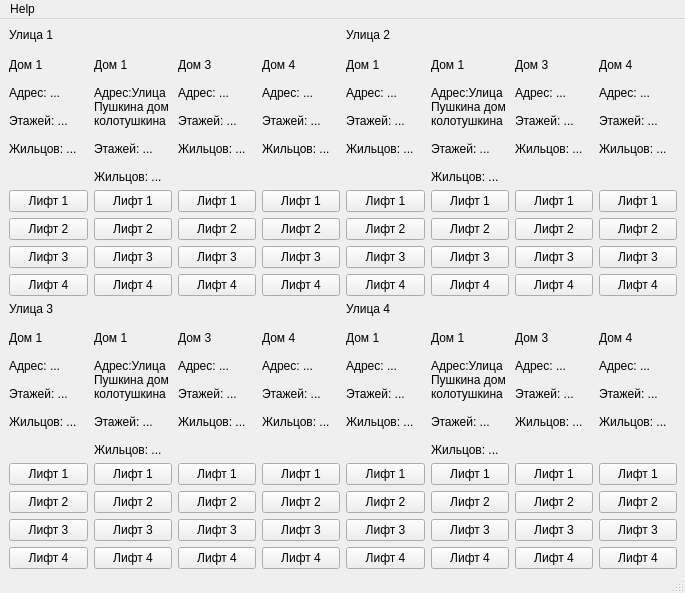
<?xml version="1.0" encoding="UTF-8"?>
<ui version="4.0">
 <class>MainWindow</class>
 <widget class="QMainWindow" name="MainWindow">
  <property name="geometry">
   <rect>
    <x>0</x>
    <y>0</y>
    <width>685</width>
    <height>593</height>
   </rect>
  </property>
  <property name="windowTitle">
   <string>MainWindow</string>
  </property>
  <widget class="QWidget" name="centralwidget">
   <widget class="QWidget" name="gridLayoutWidget">
    <property name="geometry">
     <rect>
      <x>9</x>
      <y>9</y>
      <width>668</width>
      <height>541</height>
     </rect>
    </property>
    <layout class="QGridLayout" name="gridLayout" rowstretch="1,1">
     <item row="0" column="0">
      <layout class="QVBoxLayout" name="streetLayout1" stretch="1,10">
       <item alignment="Qt::AlignTop">
        <widget class="QLabel" name="st1_lbl">
         <property name="text">
          <string>Улица 1</string>
         </property>
        </widget>
       </item>
       <item>
        <layout class="QHBoxLayout" name="homesLayout1" stretch="1,1,1,1">
         <item>
          <layout class="QVBoxLayout" name="st1_home1Layout">
           <item alignment="Qt::AlignTop">
            <widget class="QLabel" name="st1_home1_lbl">
             <property name="sizePolicy">
              <sizepolicy hsizetype="Maximum" vsizetype="Preferred">
               <horstretch>0</horstretch>
               <verstretch>0</verstretch>
              </sizepolicy>
             </property>
             <property name="text">
              <string>Дом 1

Адрес: ...

Этажей: ...

Жильцов: ...</string>
             </property>
             <property name="wordWrap">
              <bool>true</bool>
             </property>
            </widget>
           </item>
           <item>
            <widget class="QPushButton" name="st1_home1_lift1">
             <property name="text">
              <string>Лифт 1</string>
             </property>
            </widget>
           </item>
           <item>
            <widget class="QPushButton" name="st1_home1_lift2">
             <property name="text">
              <string>Лифт 2</string>
             </property>
            </widget>
           </item>
           <item>
            <widget class="QPushButton" name="st1_home1_lift3">
             <property name="text">
              <string>Лифт 3</string>
             </property>
            </widget>
           </item>
           <item>
            <widget class="QPushButton" name="st1_home1_lift4">
             <property name="text">
              <string>Лифт 4</string>
             </property>
            </widget>
           </item>
          </layout>
         </item>
         <item>
          <layout class="QVBoxLayout" name="st1_home2Layout">
           <item alignment="Qt::AlignTop">
            <widget class="QLabel" name="st1_home2_lbl">
             <property name="sizePolicy">
              <sizepolicy hsizetype="Maximum" vsizetype="Preferred">
               <horstretch>0</horstretch>
               <verstretch>0</verstretch>
              </sizepolicy>
             </property>
             <property name="minimumSize">
              <size>
               <width>0</width>
               <height>0</height>
              </size>
             </property>
             <property name="text">
              <string>Дом 1

Адрес:Улица Пушкина дом колотушкина

Этажей: ...

Жильцов: ...</string>
             </property>
             <property name="textFormat">
              <enum>Qt::AutoText</enum>
             </property>
             <property name="scaledContents">
              <bool>false</bool>
             </property>
             <property name="wordWrap">
              <bool>true</bool>
             </property>
            </widget>
           </item>
           <item>
            <widget class="QPushButton" name="st1_home2_lift1">
             <property name="text">
              <string>Лифт 1</string>
             </property>
            </widget>
           </item>
           <item>
            <widget class="QPushButton" name="st1_home2_lift2">
             <property name="text">
              <string>Лифт 2</string>
             </property>
            </widget>
           </item>
           <item>
            <widget class="QPushButton" name="st1_home2_lift3">
             <property name="text">
              <string>Лифт 3</string>
             </property>
            </widget>
           </item>
           <item>
            <widget class="QPushButton" name="st1_home2_lift4">
             <property name="text">
              <string>Лифт 4</string>
             </property>
            </widget>
           </item>
          </layout>
         </item>
         <item>
          <layout class="QVBoxLayout" name="st1_home3Layout">
           <item alignment="Qt::AlignTop">
            <widget class="QLabel" name="st1_home3_lbl">
             <property name="sizePolicy">
              <sizepolicy hsizetype="Maximum" vsizetype="Preferred">
               <horstretch>0</horstretch>
               <verstretch>0</verstretch>
              </sizepolicy>
             </property>
             <property name="text">
              <string>Дом 3

Адрес: ...

Этажей: ...

Жильцов: ...</string>
             </property>
            </widget>
           </item>
           <item>
            <widget class="QPushButton" name="st1_home3_lift1">
             <property name="text">
              <string>Лифт 1</string>
             </property>
            </widget>
           </item>
           <item>
            <widget class="QPushButton" name="st1_home3_lift2">
             <property name="text">
              <string>Лифт 2</string>
             </property>
            </widget>
           </item>
           <item>
            <widget class="QPushButton" name="st1_home3_lift3">
             <property name="text">
              <string>Лифт 3</string>
             </property>
            </widget>
           </item>
           <item>
            <widget class="QPushButton" name="st1_home3_lift4">
             <property name="text">
              <string>Лифт 4</string>
             </property>
            </widget>
           </item>
          </layout>
         </item>
         <item>
          <layout class="QVBoxLayout" name="st1_home4Layout">
           <item alignment="Qt::AlignTop">
            <widget class="QLabel" name="st1_home4_lbl">
             <property name="sizePolicy">
              <sizepolicy hsizetype="Maximum" vsizetype="Preferred">
               <horstretch>0</horstretch>
               <verstretch>0</verstretch>
              </sizepolicy>
             </property>
             <property name="text">
              <string>Дом 4

Адрес: ...

Этажей: ...

Жильцов: ...</string>
             </property>
            </widget>
           </item>
           <item>
            <widget class="QPushButton" name="st1_home4_lift1">
             <property name="text">
              <string>Лифт 1</string>
             </property>
            </widget>
           </item>
           <item>
            <widget class="QPushButton" name="st1_home4_lift2">
             <property name="text">
              <string>Лифт 2</string>
             </property>
            </widget>
           </item>
           <item>
            <widget class="QPushButton" name="st1_home4_lift3">
             <property name="text">
              <string>Лифт 3</string>
             </property>
            </widget>
           </item>
           <item>
            <widget class="QPushButton" name="st1_home4_lift4">
             <property name="text">
              <string>Лифт 4</string>
             </property>
            </widget>
           </item>
          </layout>
         </item>
        </layout>
       </item>
      </layout>
     </item>
     <item row="0" column="1">
      <layout class="QVBoxLayout" name="streetLayout1_6" stretch="1,10">
       <item alignment="Qt::AlignTop">
        <widget class="QLabel" name="st1_lbl_4">
         <property name="text">
          <string>Улица 2</string>
         </property>
        </widget>
       </item>
       <item>
        <layout class="QHBoxLayout" name="homesLayout1_6" stretch="1,1,1,1">
         <item>
          <layout class="QVBoxLayout" name="st1_home1Layout_6">
           <item alignment="Qt::AlignTop">
            <widget class="QLabel" name="st1_home1_lbl_7">
             <property name="sizePolicy">
              <sizepolicy hsizetype="Maximum" vsizetype="Preferred">
               <horstretch>0</horstretch>
               <verstretch>0</verstretch>
              </sizepolicy>
             </property>
             <property name="text">
              <string>Дом 1

Адрес: ...

Этажей: ...

Жильцов: ...</string>
             </property>
             <property name="wordWrap">
              <bool>true</bool>
             </property>
            </widget>
           </item>
           <item>
            <widget class="QPushButton" name="st1_home1_lift1_7">
             <property name="text">
              <string>Лифт 1</string>
             </property>
            </widget>
           </item>
           <item>
            <widget class="QPushButton" name="st1_home1_lift2_7">
             <property name="text">
              <string>Лифт 2</string>
             </property>
            </widget>
           </item>
           <item>
            <widget class="QPushButton" name="st1_home1_lift3_7">
             <property name="text">
              <string>Лифт 3</string>
             </property>
            </widget>
           </item>
           <item>
            <widget class="QPushButton" name="st1_home1_lift4_7">
             <property name="text">
              <string>Лифт 4</string>
             </property>
            </widget>
           </item>
          </layout>
         </item>
         <item>
          <layout class="QVBoxLayout" name="st1_home2Layout_6">
           <item alignment="Qt::AlignTop">
            <widget class="QLabel" name="st1_home2_lbl_6">
             <property name="sizePolicy">
              <sizepolicy hsizetype="Maximum" vsizetype="Preferred">
               <horstretch>0</horstretch>
               <verstretch>0</verstretch>
              </sizepolicy>
             </property>
             <property name="minimumSize">
              <size>
               <width>0</width>
               <height>0</height>
              </size>
             </property>
             <property name="text">
              <string>Дом 1

Адрес:Улица Пушкина дом колотушкина

Этажей: ...

Жильцов: ...</string>
             </property>
             <property name="textFormat">
              <enum>Qt::AutoText</enum>
             </property>
             <property name="scaledContents">
              <bool>false</bool>
             </property>
             <property name="wordWrap">
              <bool>true</bool>
             </property>
            </widget>
           </item>
           <item>
            <widget class="QPushButton" name="st1_home2_lift1_6">
             <property name="text">
              <string>Лифт 1</string>
             </property>
            </widget>
           </item>
           <item>
            <widget class="QPushButton" name="st1_home2_lift2_6">
             <property name="text">
              <string>Лифт 2</string>
             </property>
            </widget>
           </item>
           <item>
            <widget class="QPushButton" name="st1_home2_lift3_6">
             <property name="text">
              <string>Лифт 3</string>
             </property>
            </widget>
           </item>
           <item>
            <widget class="QPushButton" name="st1_home2_lift4_6">
             <property name="text">
              <string>Лифт 4</string>
             </property>
            </widget>
           </item>
          </layout>
         </item>
         <item>
          <layout class="QVBoxLayout" name="st1_home3Layout_6">
           <item alignment="Qt::AlignTop">
            <widget class="QLabel" name="st1_home3_lbl_6">
             <property name="sizePolicy">
              <sizepolicy hsizetype="Maximum" vsizetype="Preferred">
               <horstretch>0</horstretch>
               <verstretch>0</verstretch>
              </sizepolicy>
             </property>
             <property name="text">
              <string>Дом 3

Адрес: ...

Этажей: ...

Жильцов: ...</string>
             </property>
            </widget>
           </item>
           <item>
            <widget class="QPushButton" name="st1_home3_lift1_6">
             <property name="text">
              <string>Лифт 1</string>
             </property>
            </widget>
           </item>
           <item>
            <widget class="QPushButton" name="st1_home3_lift2_6">
             <property name="text">
              <string>Лифт 2</string>
             </property>
            </widget>
           </item>
           <item>
            <widget class="QPushButton" name="st1_home3_lift3_6">
             <property name="text">
              <string>Лифт 3</string>
             </property>
            </widget>
           </item>
           <item>
            <widget class="QPushButton" name="st1_home3_lift4_6">
             <property name="text">
              <string>Лифт 4</string>
             </property>
            </widget>
           </item>
          </layout>
         </item>
         <item>
          <layout class="QVBoxLayout" name="st1_home4Layout_6">
           <item alignment="Qt::AlignTop">
            <widget class="QLabel" name="st1_home4_lbl_6">
             <property name="sizePolicy">
              <sizepolicy hsizetype="Maximum" vsizetype="Preferred">
               <horstretch>0</horstretch>
               <verstretch>0</verstretch>
              </sizepolicy>
             </property>
             <property name="text">
              <string>Дом 4

Адрес: ...

Этажей: ...

Жильцов: ...</string>
             </property>
            </widget>
           </item>
           <item>
            <widget class="QPushButton" name="st1_home4_lift1_6">
             <property name="text">
              <string>Лифт 1</string>
             </property>
            </widget>
           </item>
           <item>
            <widget class="QPushButton" name="st1_home4_lift2_6">
             <property name="text">
              <string>Лифт 2</string>
             </property>
            </widget>
           </item>
           <item>
            <widget class="QPushButton" name="st1_home4_lift3_6">
             <property name="text">
              <string>Лифт 3</string>
             </property>
            </widget>
           </item>
           <item>
            <widget class="QPushButton" name="st1_home4_lift4_6">
             <property name="text">
              <string>Лифт 4</string>
             </property>
            </widget>
           </item>
          </layout>
         </item>
        </layout>
       </item>
      </layout>
     </item>
     <item row="1" column="0">
      <layout class="QVBoxLayout" name="streetLayout1_7" stretch="1,10">
       <item alignment="Qt::AlignTop">
        <widget class="QLabel" name="st1_lbl_5">
         <property name="text">
          <string>Улица 3</string>
         </property>
        </widget>
       </item>
       <item>
        <layout class="QHBoxLayout" name="homesLayout1_7" stretch="1,1,1,1">
         <item>
          <layout class="QVBoxLayout" name="st1_home1Layout_7">
           <item alignment="Qt::AlignTop">
            <widget class="QLabel" name="st1_home1_lbl_8">
             <property name="sizePolicy">
              <sizepolicy hsizetype="Maximum" vsizetype="Preferred">
               <horstretch>0</horstretch>
               <verstretch>0</verstretch>
              </sizepolicy>
             </property>
             <property name="text">
              <string>Дом 1

Адрес: ...

Этажей: ...

Жильцов: ...</string>
             </property>
             <property name="wordWrap">
              <bool>true</bool>
             </property>
            </widget>
           </item>
           <item>
            <widget class="QPushButton" name="st1_home1_lift1_8">
             <property name="text">
              <string>Лифт 1</string>
             </property>
            </widget>
           </item>
           <item>
            <widget class="QPushButton" name="st1_home1_lift2_8">
             <property name="text">
              <string>Лифт 2</string>
             </property>
            </widget>
           </item>
           <item>
            <widget class="QPushButton" name="st1_home1_lift3_8">
             <property name="text">
              <string>Лифт 3</string>
             </property>
            </widget>
           </item>
           <item>
            <widget class="QPushButton" name="st1_home1_lift4_8">
             <property name="text">
              <string>Лифт 4</string>
             </property>
            </widget>
           </item>
          </layout>
         </item>
         <item>
          <layout class="QVBoxLayout" name="st1_home2Layout_7">
           <item alignment="Qt::AlignTop">
            <widget class="QLabel" name="st1_home2_lbl_7">
             <property name="sizePolicy">
              <sizepolicy hsizetype="Maximum" vsizetype="Preferred">
               <horstretch>0</horstretch>
               <verstretch>0</verstretch>
              </sizepolicy>
             </property>
             <property name="minimumSize">
              <size>
               <width>0</width>
               <height>0</height>
              </size>
             </property>
             <property name="text">
              <string>Дом 1

Адрес:Улица Пушкина дом колотушкина

Этажей: ...

Жильцов: ...</string>
             </property>
             <property name="textFormat">
              <enum>Qt::AutoText</enum>
             </property>
             <property name="scaledContents">
              <bool>false</bool>
             </property>
             <property name="wordWrap">
              <bool>true</bool>
             </property>
            </widget>
           </item>
           <item>
            <widget class="QPushButton" name="st1_home2_lift1_7">
             <property name="text">
              <string>Лифт 1</string>
             </property>
            </widget>
           </item>
           <item>
            <widget class="QPushButton" name="st1_home2_lift2_7">
             <property name="text">
              <string>Лифт 2</string>
             </property>
            </widget>
           </item>
           <item>
            <widget class="QPushButton" name="st1_home2_lift3_7">
             <property name="text">
              <string>Лифт 3</string>
             </property>
            </widget>
           </item>
           <item>
            <widget class="QPushButton" name="st1_home2_lift4_7">
             <property name="text">
              <string>Лифт 4</string>
             </property>
            </widget>
           </item>
          </layout>
         </item>
         <item>
          <layout class="QVBoxLayout" name="st1_home3Layout_7">
           <item alignment="Qt::AlignTop">
            <widget class="QLabel" name="st1_home3_lbl_7">
             <property name="sizePolicy">
              <sizepolicy hsizetype="Maximum" vsizetype="Preferred">
               <horstretch>0</horstretch>
               <verstretch>0</verstretch>
              </sizepolicy>
             </property>
             <property name="text">
              <string>Дом 3

Адрес: ...

Этажей: ...

Жильцов: ...</string>
             </property>
            </widget>
           </item>
           <item>
            <widget class="QPushButton" name="st1_home3_lift1_7">
             <property name="text">
              <string>Лифт 1</string>
             </property>
            </widget>
           </item>
           <item>
            <widget class="QPushButton" name="st1_home3_lift2_7">
             <property name="text">
              <string>Лифт 2</string>
             </property>
            </widget>
           </item>
           <item>
            <widget class="QPushButton" name="st1_home3_lift3_7">
             <property name="text">
              <string>Лифт 3</string>
             </property>
            </widget>
           </item>
           <item>
            <widget class="QPushButton" name="st1_home3_lift4_7">
             <property name="text">
              <string>Лифт 4</string>
             </property>
            </widget>
           </item>
          </layout>
         </item>
         <item>
          <layout class="QVBoxLayout" name="st1_home4Layout_7">
           <item alignment="Qt::AlignTop">
            <widget class="QLabel" name="st1_home4_lbl_7">
             <property name="sizePolicy">
              <sizepolicy hsizetype="Maximum" vsizetype="Preferred">
               <horstretch>0</horstretch>
               <verstretch>0</verstretch>
              </sizepolicy>
             </property>
             <property name="text">
              <string>Дом 4

Адрес: ...

Этажей: ...

Жильцов: ...</string>
             </property>
            </widget>
           </item>
           <item>
            <widget class="QPushButton" name="st1_home4_lift1_7">
             <property name="text">
              <string>Лифт 1</string>
             </property>
            </widget>
           </item>
           <item>
            <widget class="QPushButton" name="st1_home4_lift2_7">
             <property name="text">
              <string>Лифт 2</string>
             </property>
            </widget>
           </item>
           <item>
            <widget class="QPushButton" name="st1_home4_lift3_7">
             <property name="text">
              <string>Лифт 3</string>
             </property>
            </widget>
           </item>
           <item>
            <widget class="QPushButton" name="st1_home4_lift4_7">
             <property name="text">
              <string>Лифт 4</string>
             </property>
            </widget>
           </item>
          </layout>
         </item>
        </layout>
       </item>
      </layout>
     </item>
     <item row="1" column="1">
      <layout class="QVBoxLayout" name="streetLayout1_8" stretch="1,10">
       <item alignment="Qt::AlignTop">
        <widget class="QLabel" name="st1_lbl_6">
         <property name="text">
          <string>Улица 4</string>
         </property>
        </widget>
       </item>
       <item>
        <layout class="QHBoxLayout" name="homesLayout1_8" stretch="1,1,1,1">
         <item>
          <layout class="QVBoxLayout" name="st1_home1Layout_8">
           <item alignment="Qt::AlignTop">
            <widget class="QLabel" name="st1_home1_lbl_9">
             <property name="sizePolicy">
              <sizepolicy hsizetype="Maximum" vsizetype="Preferred">
               <horstretch>0</horstretch>
               <verstretch>0</verstretch>
              </sizepolicy>
             </property>
             <property name="text">
              <string>Дом 1

Адрес: ...

Этажей: ...

Жильцов: ...</string>
             </property>
             <property name="wordWrap">
              <bool>true</bool>
             </property>
            </widget>
           </item>
           <item>
            <widget class="QPushButton" name="st1_home1_lift1_9">
             <property name="text">
              <string>Лифт 1</string>
             </property>
            </widget>
           </item>
           <item>
            <widget class="QPushButton" name="st1_home1_lift2_9">
             <property name="text">
              <string>Лифт 2</string>
             </property>
            </widget>
           </item>
           <item>
            <widget class="QPushButton" name="st1_home1_lift3_9">
             <property name="text">
              <string>Лифт 3</string>
             </property>
            </widget>
           </item>
           <item>
            <widget class="QPushButton" name="st1_home1_lift4_9">
             <property name="text">
              <string>Лифт 4</string>
             </property>
            </widget>
           </item>
          </layout>
         </item>
         <item>
          <layout class="QVBoxLayout" name="st1_home2Layout_8">
           <item alignment="Qt::AlignTop">
            <widget class="QLabel" name="st1_home2_lbl_8">
             <property name="sizePolicy">
              <sizepolicy hsizetype="Maximum" vsizetype="Preferred">
               <horstretch>0</horstretch>
               <verstretch>0</verstretch>
              </sizepolicy>
             </property>
             <property name="minimumSize">
              <size>
               <width>0</width>
               <height>0</height>
              </size>
             </property>
             <property name="text">
              <string>Дом 1

Адрес:Улица Пушкина дом колотушкина

Этажей: ...

Жильцов: ...</string>
             </property>
             <property name="textFormat">
              <enum>Qt::AutoText</enum>
             </property>
             <property name="scaledContents">
              <bool>false</bool>
             </property>
             <property name="wordWrap">
              <bool>true</bool>
             </property>
            </widget>
           </item>
           <item>
            <widget class="QPushButton" name="st1_home2_lift1_8">
             <property name="text">
              <string>Лифт 1</string>
             </property>
            </widget>
           </item>
           <item>
            <widget class="QPushButton" name="st1_home2_lift2_8">
             <property name="text">
              <string>Лифт 2</string>
             </property>
            </widget>
           </item>
           <item>
            <widget class="QPushButton" name="st1_home2_lift3_8">
             <property name="text">
              <string>Лифт 3</string>
             </property>
            </widget>
           </item>
           <item>
            <widget class="QPushButton" name="st1_home2_lift4_8">
             <property name="text">
              <string>Лифт 4</string>
             </property>
            </widget>
           </item>
          </layout>
         </item>
         <item>
          <layout class="QVBoxLayout" name="st1_home3Layout_8">
           <item alignment="Qt::AlignTop">
            <widget class="QLabel" name="st1_home3_lbl_8">
             <property name="sizePolicy">
              <sizepolicy hsizetype="Maximum" vsizetype="Preferred">
               <horstretch>0</horstretch>
               <verstretch>0</verstretch>
              </sizepolicy>
             </property>
             <property name="text">
              <string>Дом 3

Адрес: ...

Этажей: ...

Жильцов: ...</string>
             </property>
            </widget>
           </item>
           <item>
            <widget class="QPushButton" name="st1_home3_lift1_8">
             <property name="text">
              <string>Лифт 1</string>
             </property>
            </widget>
           </item>
           <item>
            <widget class="QPushButton" name="st1_home3_lift2_8">
             <property name="text">
              <string>Лифт 2</string>
             </property>
            </widget>
           </item>
           <item>
            <widget class="QPushButton" name="st1_home3_lift3_8">
             <property name="text">
              <string>Лифт 3</string>
             </property>
            </widget>
           </item>
           <item>
            <widget class="QPushButton" name="st1_home3_lift4_8">
             <property name="text">
              <string>Лифт 4</string>
             </property>
            </widget>
           </item>
          </layout>
         </item>
         <item>
          <layout class="QVBoxLayout" name="st1_home4Layout_8">
           <item alignment="Qt::AlignTop">
            <widget class="QLabel" name="st1_home4_lbl_8">
             <property name="sizePolicy">
              <sizepolicy hsizetype="Maximum" vsizetype="Preferred">
               <horstretch>0</horstretch>
               <verstretch>0</verstretch>
              </sizepolicy>
             </property>
             <property name="text">
              <string>Дом 4

Адрес: ...

Этажей: ...

Жильцов: ...</string>
             </property>
            </widget>
           </item>
           <item>
            <widget class="QPushButton" name="st1_home4_lift1_8">
             <property name="text">
              <string>Лифт 1</string>
             </property>
            </widget>
           </item>
           <item>
            <widget class="QPushButton" name="st1_home4_lift2_8">
             <property name="text">
              <string>Лифт 2</string>
             </property>
            </widget>
           </item>
           <item>
            <widget class="QPushButton" name="st1_home4_lift3_8">
             <property name="text">
              <string>Лифт 3</string>
             </property>
            </widget>
           </item>
           <item>
            <widget class="QPushButton" name="st1_home4_lift4_8">
             <property name="text">
              <string>Лифт 4</string>
             </property>
            </widget>
           </item>
          </layout>
         </item>
        </layout>
       </item>
      </layout>
     </item>
    </layout>
   </widget>
  </widget>
  <widget class="QMenuBar" name="menubar">
   <property name="geometry">
    <rect>
     <x>0</x>
     <y>0</y>
     <width>685</width>
     <height>21</height>
    </rect>
   </property>
   <widget class="QMenu" name="menuhelp">
    <property name="title">
     <string>Help</string>
    </property>
   </widget>
   <addaction name="menuhelp"/>
  </widget>
  <widget class="QStatusBar" name="statusbar"/>
 </widget>
 <resources/>
 <connections/>
</ui>
